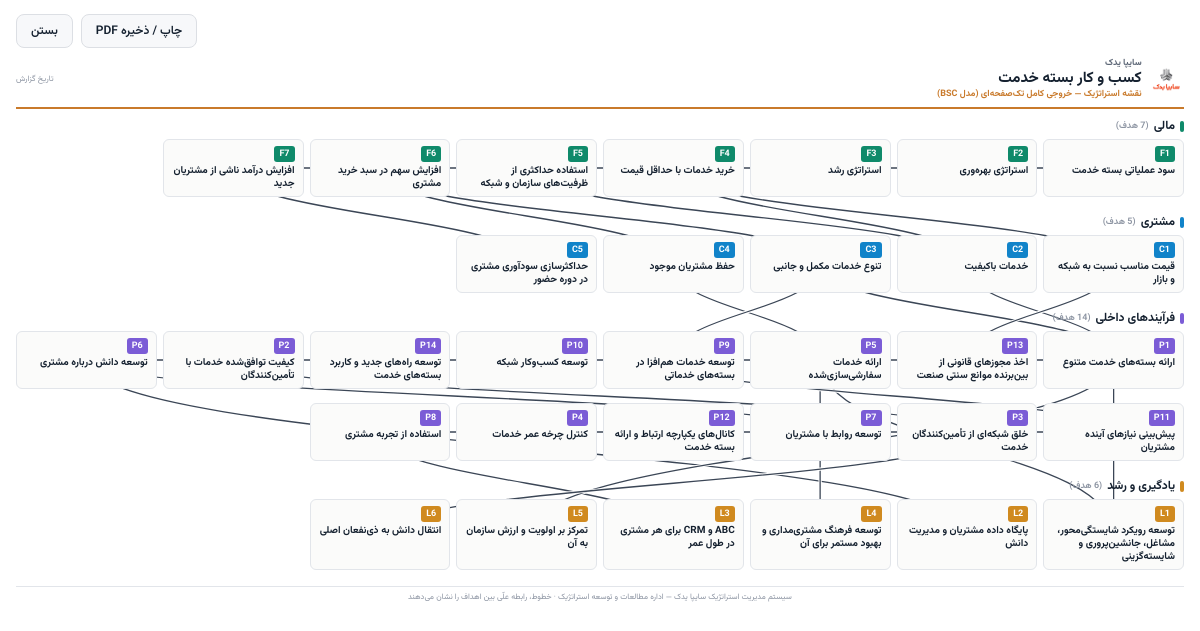
The page /stratmap/print-full/ (signed in) on the database its author committed.
### strategic/models.py (models this page shows, shortened)
class BusinessUnit(models.Model):
    ARCHETYPE_CHOICES = [
        ("intimacy", "صمیمیت با مشتری"),
        ("excellence", "برتری عملیاتی"),
        ("exclusive", "ایجاد فضای انحصاری"),
        ("other", "سایر"),
    ]
    name = models.CharField(max_length=150, verbose_name="نام کسب‌وکار")
    archetype = models.CharField(max_length=20, choices=ARCHETYPE_CHOICES, default="other", verbose_name="رویکرد استراتژیک")
    order = models.PositiveSmallIntegerField(default=0, verbose_name="ترتیب نمایش")
    created_at = models.DateTimeField(default=timezone.now)
    class Meta:
        ordering = ["order", "name"]
        verbose_name = "کسب‌وکار"
        verbose_name_plural = "کسب‌وکارها"

class StrategicObjective(models.Model):
    PERSPECTIVE_CHOICES = [
        ("financial", "مالی"),
        ("customer", "مشتری"),
        ("process", "فرآیندهای داخلی"),
        ("learning", "یادگیری و رشد"),
    ]
    STATUS_CHOICES = [
        ("on", "در مسیر هدف"),
        ("watch", "نیازمند پیگیری"),
        ("risk", "در معرض ریسک"),
    ]
    code = models.CharField(max_length=10, verbose_name="کد (مثل F1، C2)")
    perspective = models.CharField(max_length=20, choices=PERSPECTIVE_CHOICES, verbose_name="منظر BSC")
    theme = models.ForeignKey(
        StrategyTheme, null=True, blank=True, on_delete=models.SET_NULL,
        related_name="objectives", verbose_name="محور استراتژیک",
    )
    title = models.CharField(max_length=300, verbose_name="عنوان هدف")
    kpi = models.CharField(max_length=300, verbose_name="KPI", blank=True)
    status = models.CharField(max_length=10, choices=STATUS_CHOICES, default="on", verbose_name="وضعیت")
    order = models.PositiveSmallIntegerField(default=0, verbose_name="ترتیب نمایش")
    feeds_into = models.ManyToManyField(
        "self", blank=True, symmetrical=False, related_name="fed_by",
        verbose_name="این هدف به کدام هدف(ها) کمک می‌کند",
    )
    source_tows = models.ForeignKey(
        "TOWSStrategy", null=True, blank=True, on_delete=models.SET_NULL,
        related_name="objectives", verbose_name="راهبرد TOWS مبنا",
    )
    linked_kpis = models.ManyToManyField(
        "CompanyKPI", blank=True, related_name="strategic_objectives", verbose_name="شاخص‌های استراتژیک مرتبط",
    )
    linked_operational_kpis = models.ManyToManyField(
        "OperationalKPI", blank=True, related_name="strategic_objectives", verbose_name="شاخص‌های عملیاتی مرتبط",
    )
    business_unit = models.ForeignKey(
        BusinessUnit, null=True, blank=True, on_delete=models.SET_NULL,
        related_name="objectives", verbose_name="کسب‌وکار",
    )
    created_at = models.DateTimeField(default=timezone.now)
    class Meta:
        ordering = ["order", "code"]
        verbose_name = "هدف استراتژیک"
        verbose_name_plural = "اهداف استراتژیک (نقشه استراتژیک)"

### strategic/views.py (the view)
# urls.py: path("stratmap/print-full/", views.stratmap_print_full, name="stratmap_print_full"),
@login_required
def stratmap_print_full(request):
    business_units = list(BusinessUnit.objects.all())
    bu_id = request.GET.get("bu")
    current_bu = None
    if bu_id:
        current_bu = next((b for b in business_units if str(b.pk) == str(bu_id)), None)
    if not current_bu and business_units:
        current_bu = business_units[0]
    objectives = list(
        StrategicObjective.objects.filter(business_unit=current_bu).select_related("theme").prefetch_related("feeds_into")
        if current_bu else StrategicObjective.objects.none()
    )
    links = []
    for o in objectives:
        o.theme_name = o.theme.name if o.theme_id else ""
        targets = list(o.feeds_into.all())
        o.feeds_codes = [t.code for t in targets]
        for t in targets:
            links.append([f"pcard-{o.pk}", f"pcard-{t.pk}"])
    bands = []
    PERSP_KEYS = {"financial": "fin", "customer": "cust", "process": "proc", "learning": "learn"}
    for p_key, p_label in StrategicObjective.PERSPECTIVE_CHOICES:
        bands.append({"label": p_label, "css": PERSP_KEYS[p_key], "nodes": [o for o in objectives if o.perspective == p_key]})
    return render(request, "strategic/stratmap_print_full.html", {"current_bu": current_bu, "bands": bands, "links": links})

### strategic/jalali_utils.py (called while the page is built)
def jalali_today_str():
    latin = jdatetime.date.today().strftime("%Y/%m/%d")
    return "".join(PERSIAN_DIGITS[int(ch)] if ch.isdigit() else ch for ch in latin)

### strategic/templatetags/jalali_tags.py (called while the page is built)
@register.simple_tag
def jalali_now():
    return jalali_today_str()

### templates/strategic/stratmap_print_full.html (shortened to what this page needs)
{% load static %}
<!DOCTYPE html>
<html lang="fa" dir="rtl">
<head>
<link rel="stylesheet" href="{% static 'css/strategic-fonts.css' %}">
</head>
<body>
  <div class="toolbar">
    <button onclick="window.print()">چاپ / ذخیره PDF</button>
    <button onclick="window.close()">بستن</button>
  </div>
  <header>
    <img src="{% static 'images/logo.png' %}" alt="">
    <div>
      <div class="co">سایپا یدک</div>
      <div class="bu-name">{{ current_bu.name|default:"—" }}</div>
      <div class="bu-sub">نقشه استراتژیک — خروجی کامل تک‌صفحه‌ای (مدل BSC)</div>
    </div>
    <div class="meta">تاریخ گزارش<br>{% load jalali_tags %}{% jalali_now %}</div>
  </header>
  <div id="canvas">
    <svg id="arrows"></svg>
    {% for band in bands %}
    <div class="persp {{ band.css }}">
      <div class="persp-head">
        <span class="persp-bar"></span>
        <span class="persp-title">{{ band.label }}</span>
        <span class="persp-count">({{ band.nodes|length }} هدف)</span>
      </div>
      <div class="cards">
        {% for n in band.nodes %}
        <div class="card" id="pcard-{{ n.pk }}">
          <div class="top"><span class="code">{{ n.code }}</span></div>
          <div class="ttl">{{ n.title }}</div>
        </div>
        {% empty %}
        <div class="empty">هدفی در این منظر ثبت نشده</div>
        {% endfor %}
      </div>
    </div>
    {% endfor %}
  </div>
  <footer>سیستم مدیریت استراتژیک سایپا یدک — اداره مطالعات و توسعه استراتژیک · خطوط، رابطه علّی بین اهداف را نشان می‌دهند</footer>
</body>
</html>

### templates/strategic/stratmap_print_full.html (style rules this page uses)
* { box-sizing:border-box; }
body { font-family:'Vazirmatn','IRANSans',Tahoma,sans-serif;margin:0;padding:14px 16px;color:#14202f; background:#fff;direction:rtl;font-size:14px; }
.toolbar { display:flex;justify-content:flex-end;gap:8px;margin-bottom:8px; }
.toolbar button { font-family:inherit;font-size:12px;font-weight:600;border:1px solid #dcdfe4;background:#f7f8fa; color:#14202f;padding:7px 14px;border-radius:8px;cursor:pointer; }
header { display:flex;align-items:center;gap:8px;padding-bottom:6px;border-bottom:2px solid #C97A2B;margin-bottom:8px; }
header img { height:24px; }
header .co { font-size:9px;font-weight:700;color:#5a6474; }
.bu-name { font-size:15px;font-weight:900;color:#14202f;margin:0;line-height:1.15; }
.bu-sub { font-size:9px;color:#C97A2B;font-weight:700; }
header .meta { margin-inline-start:auto;text-align:left;font-size:8px;color:#8b93a1; }
#canvas { position:relative; }
svg#arrows { position:absolute;inset:0;width:100%;height:100%;pointer-events:none;z-index:1; }
.persp { margin-bottom:16px;position:relative;z-index:2; }
.persp-head { display:flex;align-items:center;gap:5px;margin-bottom:4px; }
.persp-bar { width:4px;height:11px;border-radius:2px; }
.persp-title { font-size:12px;font-weight:800; }
.persp-count { font-size:9px;color:#8b93a1;font-weight:600; }
.cards { display:grid;grid-template-columns:repeat(8,1fr);gap:6px 6px;row-gap:14px; }
.card { border:1px solid #e2e5ea;border-radius:6px;padding:6px 8px;break-inside:avoid;background:#fbfbfa;position:relative; }
.card .top { display:flex;justify-content:space-between;align-items:center;margin-bottom:2px; }
.card .code { font-size:9px;font-weight:800;color:#fff;border-radius:3px;padding:1px 5px; }
.card .ttl { font-size:10px;font-weight:700;line-height:1.3; }
.fin .persp-bar { background:#0f8a6a; }
.fin .code { background:#0f8a6a; }
.cust .persp-bar { background:#1183c9; }
.cust .code { background:#1183c9; }
.proc .persp-bar { background:#7b5cd6; }
.proc .code { background:#7b5cd6; }
.learn .persp-bar { background:#d08a1f; }
.learn .code { background:#d08a1f; }
footer { margin-top:6px;padding-top:4px;border-top:1px solid #e2e5ea;font-size:8px;color:#8b93a1;text-align:center;position:relative;z-index:2; }

### rows shown on the page
BusinessUnit: name "کسب و کار بسته خدمت"
StrategicObjective: code "F1", title "سود عملیاتی بسته خدمت"
StrategicObjective: code "F2", title "استراتژی بهره‌وری"
StrategicObjective: code "F3", title "استراتژی رشد"
StrategicObjective: code "F4", title "خرید خدمات با حداقل قیمت"
StrategicObjective: code "F5", title "استفاده حداکثری از ظرفیت‌های سازمان و شبکه"
StrategicObjective: code "F6", title "افزایش سهم در سبد خرید مشتری"
StrategicObjective: code "F7", title "افزایش درآمد ناشی از مشتریان جدید"
StrategicObjective: code "C1", title "قیمت مناسب نسبت به شبکه و بازار"
StrategicObjective: code "C2", title "خدمات باکیفیت"
StrategicObjective: code "C3", title "تنوع خدمات مکمل و جانبی"
StrategicObjective: code "C4", title "حفظ مشتریان موجود"
StrategicObjective: code "C5", title "حداکثرسازی سودآوری مشتری در دوره حضور"
StrategicObjective: code "P1", title "ارائه بسته‌های خدمت متنوع"
StrategicObjective: code "P13", title "اخذ مجوزهای قانونی از بین‌برنده موانع سنتی صنعت"
StrategicObjective: code "P5", title "ارائه خدمات سفارشی‌سازی‌شده"
StrategicObjective: code "P9", title "توسعه خدمات هم‌افزا در بسته‌های خدماتی"
StrategicObjective: code "P10", title "توسعه کسب‌وکار شبکه"
StrategicObjective: code "P14", title "توسعه راه‌های جدید و کاربرد بسته‌های خدمت"
StrategicObjective: code "P2", title "کیفیت توافق‌شده خدمات با تأمین‌کنندگان"
StrategicObjective: code "P6", title "توسعه دانش درباره مشتری"
StrategicObjective: code "P11", title "پیش‌بینی نیازهای آینده مشتریان"
StrategicObjective: code "P3", title "خلق شبکه‌ای از تأمین‌کنندگان خدمت"
StrategicObjective: code "P7", title "توسعه روابط با مشتریان"
StrategicObjective: code "P12", title "کانال‌های یکپارچه ارتباط و ارائه بسته خدمت"
StrategicObjective: code "P4", title "کنترل چرخه عمر خدمات"
StrategicObjective: code "P8", title "استفاده از تجربه مشتری"
StrategicObjective: code "L1", title "توسعه رویکرد شایستگی‌محور، مشاغل، جانشین‌پروری و شایسته‌گزینی"
StrategicObjective: code "L2", title "پایگاه داده مشتریان و مدیریت دانش"
StrategicObjective: code "L4", title "توسعه فرهنگ مشتری‌مداری و بهبود مستمر برای آن"
StrategicObjective: code "L3", title "ABC و CRM برای هر مشتری در طول عمر"
StrategicObjective: code "L5", title "تمرکز بر اولویت و ارزش سازمان به آن"
StrategicObjective: code "L6", title "انتقال دانش به ذی‌نفعان اصلی"

### other values the page prints
{{ band.label }} "مالی" "مشتری" "فرآیندهای داخلی" "یادگیری و رشد"
{{ band.nodes|length }} "7" "14"
